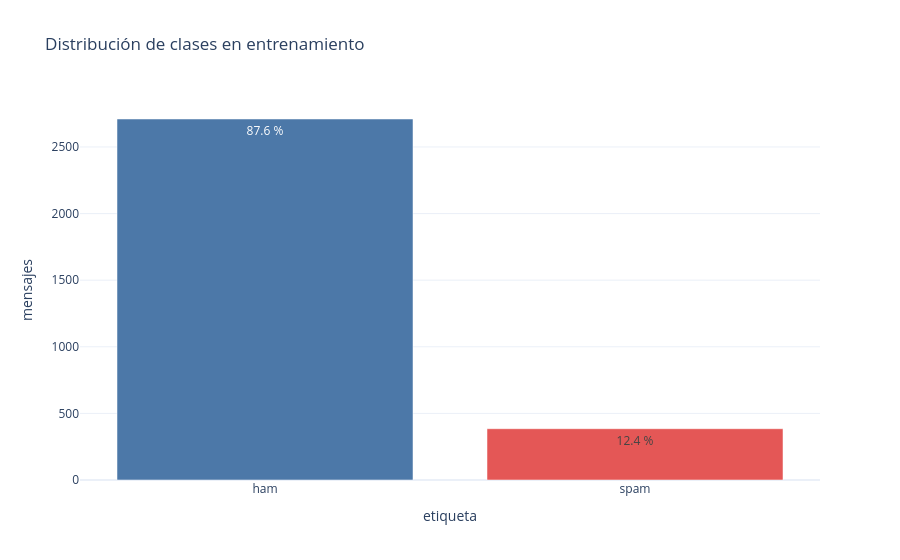

Notebook code cell kept with this figure:
### Markdown cell above
Cero mensajes equivalentes compartidos en los tres pares: la verificación se recalcula aquí desde los archivos guardados y el flujo la repite en cada ejecución (`verificar_sin_fuga` detiene el flujo si no es cero).

**EDA.** Todo lo que sigue usa **sólo entrenamiento** (3,095 mensajes).

### Code cell
informe.fig_clases(train)

### Figure 1 — Plotly figure (JSON) as saved in the notebook; plotly's stock layout.template omitted (floating-point values rounded to 4 significant figures)
{"data": [{"hovertemplate": "etiqueta=%{x}<br>mensajes=%{y}<br>text=%{text}<extra></extra>", "legendgroup": "ham", "marker": {"color": "#4C78A8", "pattern": {"shape": ""}}, "name": "ham", "orientation": "v", "showlegend": true, "text": ["87.6 %"], "textposition": "auto", "type": "bar", "x": ["ham"], "xaxis": "x", "y": [2710], "yaxis": "y"}, {"hovertemplate": "etiqueta=%{x}<br>mensajes=%{y}<br>text=%{text}<extra></extra>", "legendgroup": "spam", "marker": {"color": "#E45756", "pattern": {"shape": ""}}, "name": "spam", "orientation": "v", "showlegend": true, "text": ["12.4 %"], "textposition": "auto", "type": "bar", "x": ["spam"], "xaxis": "x", "y": [385], "yaxis": "y"}], "layout": {"barmode": "relative", "legend": {"title": {"text": "etiqueta"}, "tracegroupgap": 0}, "showlegend": false, "title": {"text": "Distribución de clases en entrenamiento"}, "xaxis": {"anchor": "y", "categoryarray": ["ham", "spam"], "categoryorder": "array", "domain": [0, 1], "title": {"text": "etiqueta"}}, "yaxis": {"anchor": "x", "domain": [0, 1], "title": {"text": "mensajes"}}}}
